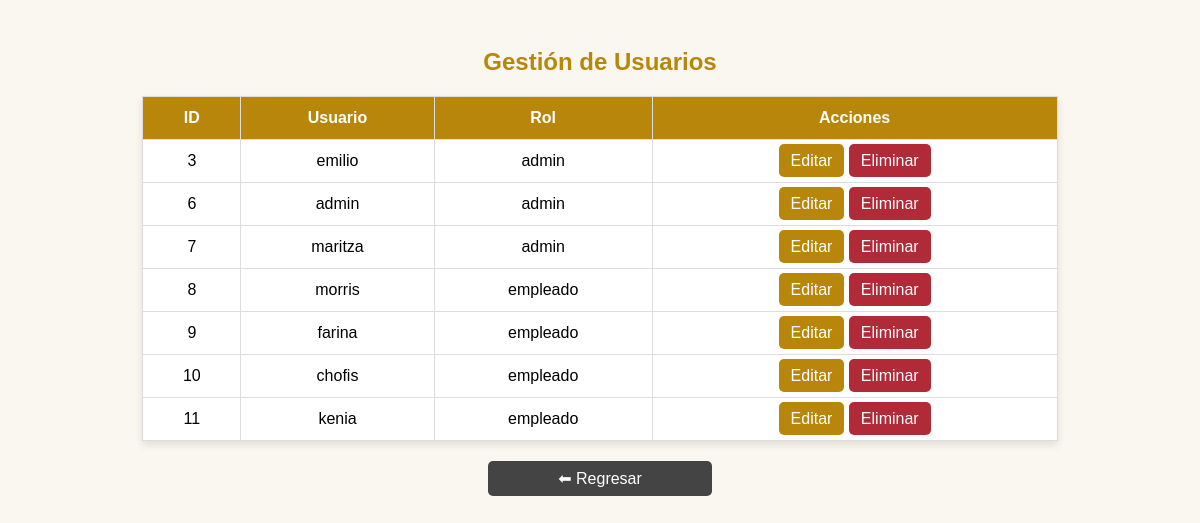
The app's page /usuarios.php (signed in) with its own data.
### tables this page shows
CREATE TABLE `usuarios` (
  `id` int(11) NOT NULL,
  `username` varchar(50) NOT NULL,
  `password` varchar(255) NOT NULL,
  `rol` varchar(20) NOT NULL DEFAULT 'empleado'
);

### usuarios.php (the view, shortened to what this page needs)
<?php
include "db.php";
$result = $conn->query("SELECT * FROM usuarios ORDER BY id ASC");
?>
<!DOCTYPE html>
<html lang="es">
<head>
    <link rel="stylesheet" href="https://cdnjs.cloudflare.com/ajax/libs/font-awesome/6.0.0/css/all.min.css">
</head>
<body>
<h2>Gestión de Usuarios</h2>
<table>
    <tr>
        <th>ID</th>
        <th>Usuario</th>
        <th>Rol</th>
        <th>Acciones</th>
    </tr>
    <?php while($row = $result->fetch_assoc()): ?>
    <tr>
        <td><?= $row['id'] ?></td>
        <td><?= htmlspecialchars($row['username']) ?></td>
        <td><?= htmlspecialchars($row['rol']) ?></td>
        <td>
            <a class="btn" href="editar_usuario.php?id=<?= $row['id'] ?>">Editar</a>
            <a class="btn btn-danger" href="eliminar_usuario.php?id=<?= $row['id'] ?>"
               onclick="return confirm('¿Seguro que deseas eliminar este usuario?');">
               Eliminar
            </a>
        </td>
    </tr>
    <?php endwhile; ?>
</table>
<a href="panel.php" class="btn btn-back">⬅ Regresar</a>
</body>
</html>

### usuarios.php (style rules this page uses)
body { font-family: 'Poppins', sans-serif; background: #faf6f0; padding: 20px; }
h2 { text-align: center; color: #b8860b; }
table { width: 80%; margin: 20px auto; border-collapse: collapse; background: white; box-shadow: 0 4px 8px rgba(0,0,0,0.1); }
th, td { padding: 12px; border: 1px solid #ddd; text-align: center; }
th { background: #b8860b; color: white; }
.btn { padding: 8px 12px; background: #b8860b; color: white; border-radius: 5px; text-decoration: none; }
.btn-danger { background: #b02a37; }
.btn-back { display: block; width: 200px; text-align: center; margin: 20px auto; background: #444; }

### records on screen
usuarios: id "3", username "emilio", rol "admin"
usuarios: id "6", username "admin", rol "admin"
usuarios: id "7", username "maritza", rol "admin"
usuarios: id "8", username "morris", rol "empleado"
usuarios: id "9", username "farina", rol "empleado"
usuarios: id "10", username "chofis", rol "empleado"
usuarios: id "11", username "kenia", rol "empleado"
